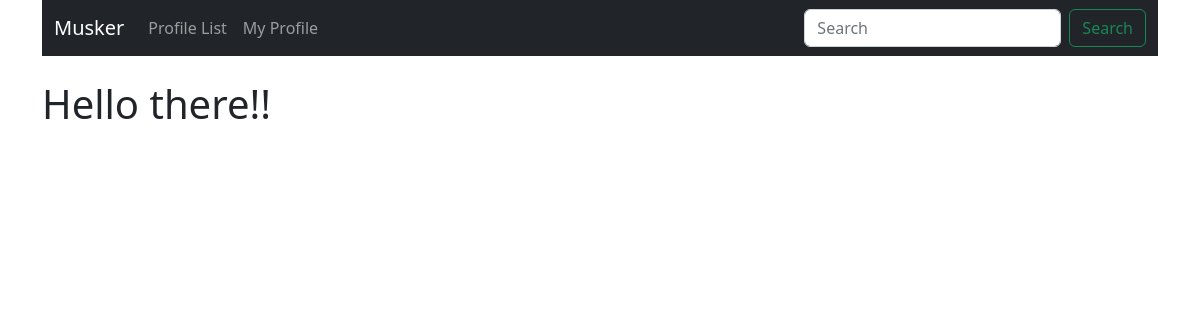
The app's page / (signed in), older data.
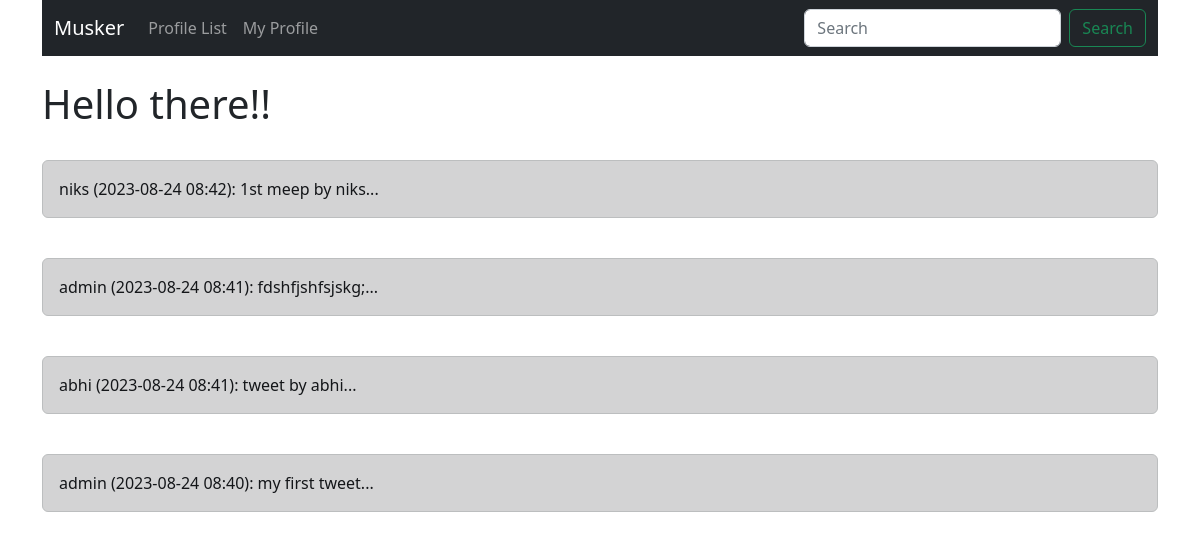
The same page, newer data.
### musker/models.py (models this page shows)
class Meep(models.Model):
    user = models.ForeignKey(
        User, related_name="meeps",
        on_delete=models.DO_NOTHING
        )
    body = models.CharField(max_length=200)
    created_at = models.DateTimeField(auto_now=True)
    def __str__(self):
        return(
            f"{self.user} "
            f"({self.created_at:%Y-%m-%d %H:%M}): "
            f"{self.body}..."
        )

### musker/views.py (the view)
# urls.py: path("", views.home, name="home"),
def home(request):
    if request.user.is_authenticated:
        meeps = Meep.objects.all().order_by("-created_at")
    return render(request, "home.html", {"meeps": meeps})

### musker/templates/home.html
{% extends "base.html"%}
{% block content %}
<h1>Hello there!!</h1>
<br>
    {% for meep in meeps %}
    <div class="alert alert-dark" role="alert">
      {{ meep }}
    </div><br>
    {% endfor %}
{% endblock %}

Row changes from the older to the newer data that the page shows:
added Meep: user+created_at+body "niks (2023-08-24 08:42): 1st meep by niks..."
added Meep: user+created_at+body "admin (2023-08-24 08:41): fdshfjshfsjskg;..."
added Meep: user+created_at+body "abhi (2023-08-24 08:41): tweet by abhi..."
added Meep: user+created_at+body "admin (2023-08-24 08:40): my first tweet..."
